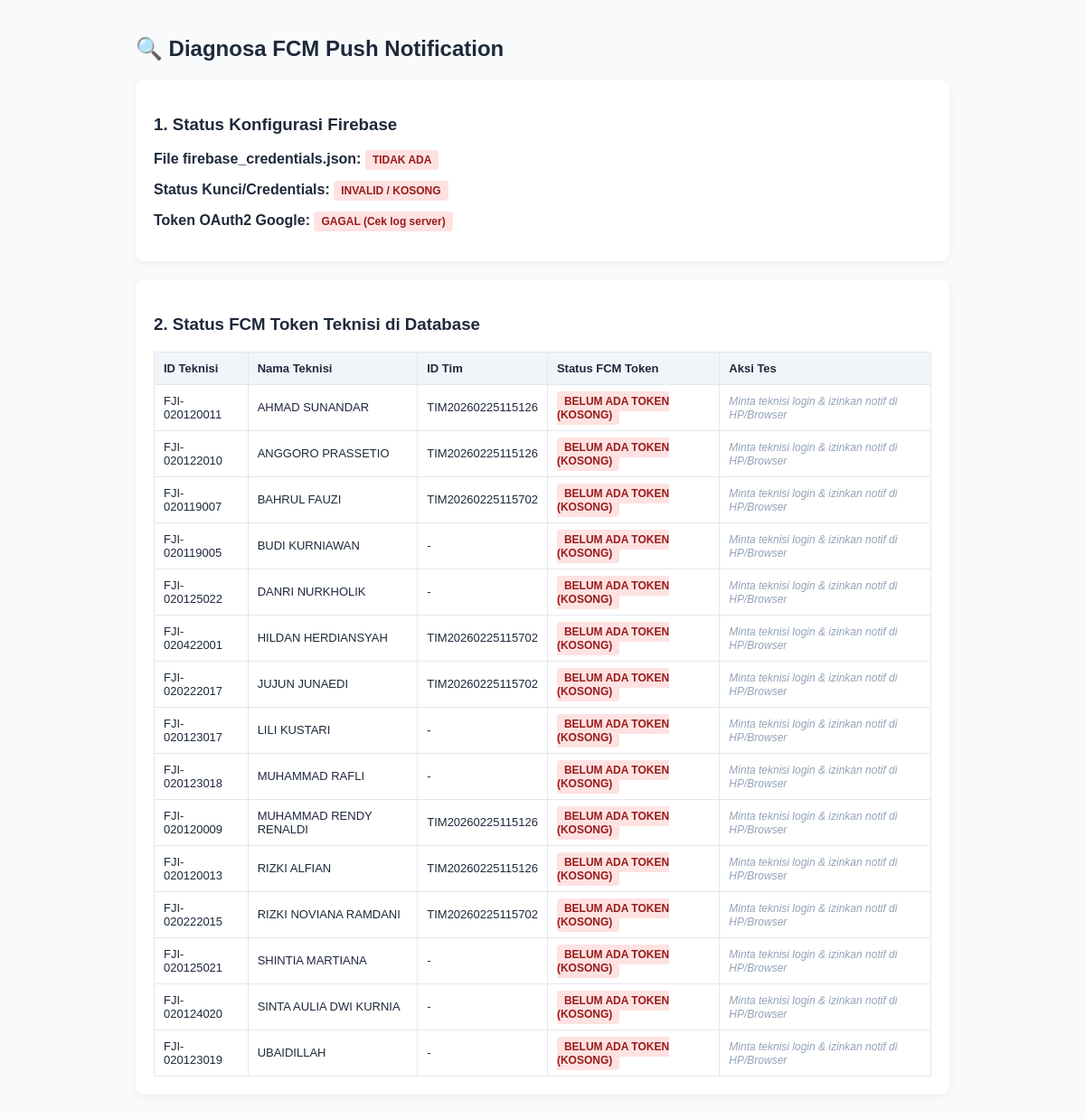
Page /pages/schedule/check_fcm_status.php on the committed database.
### tables this page shows
CREATE TABLE `technician` (
  `tech_key` int NOT NULL,
  `tech_id` varchar(100) NOT NULL,
  `name` varchar(200) NOT NULL,
  `phone` varchar(200) NOT NULL,
  `username` varchar(200) NOT NULL,
  `tim_id` varchar(200) DEFAULT NULL,
  `fcm_token` text
);

### pages/schedule/check_fcm_status.php (the view, shortened to what this page needs)
<?php
require_once __DIR__ . "/../../helper/fcm_helper.php";
$credFile = __DIR__ . "/../../includes/firebase_credentials.json";
$credExists = file_exists($credFile);
$credValid = false;
$projectId = '-';
$tokenError = null;
$oauthToken = null;
$stmt = $pdo->query("SELECT tech_id, name, tim_id, fcm_token FROM technician ORDER BY name ASC");
$techs = $stmt->fetchAll(PDO::FETCH_ASSOC);
?>
<!DOCTYPE html>
<html lang="id">
<head>
</head>
<body>
<h2>🔍 Diagnosa FCM Push Notification</h2>
<div class="card">
    <h3>1. Status Konfigurasi Firebase</h3>
    <p><strong>File firebase_credentials.json:</strong>
        <?= $credExists ? '<span class="badge badge-success">ADA</span>' : '<span class="badge badge-danger">TIDAK ADA</span>' ?>
    </p>
    <p><strong>Status Kunci/Credentials:</strong>
        <?= $credValid ? '<span class="badge badge-success">VALID</span> (Project ID: '.htmlspecialchars($projectId).')' : '<span class="badge badge-danger">INVALID / KOSONG</span>' ?>
    </p>
    <p><strong>Token OAuth2 Google:</strong>
        <?= $oauthToken ? '<span class="badge badge-success">BERHASIL DITERIMA</span>' : '<span class="badge badge-danger">GAGAL (' . htmlspecialchars($tokenError ?: 'Cek log server') . ')</span>' ?>
    </p>
</div>
<div class="card">
    <h3>2. Status FCM Token Teknisi di Database</h3>
    <table>
        <thead>
            <tr>
                <th>ID Teknisi</th>
                <th>Nama Teknisi</th>
                <th>ID Tim</th>
                <th>Status FCM Token</th>
                <th>Aksi Tes</th>
            </tr>
        </thead>
        <tbody>
        <?php foreach ($techs as $t): ?>
            <tr>
                <td><?= htmlspecialchars($t['tech_id']) ?></td>
                <td><?= htmlspecialchars($t['name']) ?></td>
                <td><?= htmlspecialchars($t['tim_id'] ?: '-') ?></td>
                <td>
                    <?php if (!empty($t['fcm_token'])): ?>
                        <span class="badge badge-success">TERSEDIA (<?= strlen($t['fcm_token']) ?> karakter)</span>
                    <?php else: ?>
                        <span class="badge badge-danger">BELUM ADA TOKEN (KOSONG)</span>
                    <?php endif; ?>
                </td>
                <td>
                    <?php if (!empty($t['fcm_token'])): ?>
                        <form method="post" style="margin:0;">
                            <input type="hidden" name="test_tech_id" value="<?= htmlspecialchars($t['tech_id']) ?>">
                            <button type="submit">🚀 Kirim Tes Push</button>
                        </form>
                    <?php else: ?>
                        <em style="color:#94a3b8; font-size:12px;">Minta teknisi login & izinkan notif di HP/Browser</em>
                    <?php endif; ?>
                </td>
            </tr>
        <?php endforeach; ?>
        </tbody>
    </table>
</div>
</body>
</html>

### pages/schedule/check_fcm_status.php (style rules this page uses)
body { font-family: sans-serif; padding: 20px; background: #f8fafc; color: #1e293b; max-width: 900px; margin: 0 auto; }
.card { background: #fff; padding: 20px; border-radius: 10px; margin-bottom: 20px; box-shadow: 0 2px 8px rgba(0,0,0,0.06); }
.badge { padding: 4px 8px; border-radius: 4px; font-weight: bold; font-size: 12px; }
.badge-danger { background: #fee2e2; color: #991b1b; }
table { width: 100%; border-collapse: collapse; margin-top: 10px; }
th, td { padding: 10px; border: 1px solid #e2e8f0; text-align: left; font-size: 13px; }
th { background: #f1f5f9; }

### rows in the picture
technician: tech "FJI-020120011", name "AHMAD SUNANDAR", tim "TIM20260225115126", shows "BELUM ADA TOKEN (KOSONG)", shows "Minta teknisi login & izinkan notif di HP/Browser"
technician: tech "FJI-020122010", name "ANGGORO PRASSETIO", tim "TIM20260225115126", shows "BELUM ADA TOKEN (KOSONG)", shows "Minta teknisi login & izinkan notif di HP/Browser"
technician: tech "FJI-020119007", name "BAHRUL FAUZI", tim "TIM20260225115702", shows "BELUM ADA TOKEN (KOSONG)", shows "Minta teknisi login & izinkan notif di HP/Browser"
technician: tech "FJI-020119005", name "BUDI KURNIAWAN", tim "-", shows "BELUM ADA TOKEN (KOSONG)", shows "Minta teknisi login & izinkan notif di HP/Browser"
technician: tech "FJI-020125022", name "DANRI NURKHOLIK", tim "-", shows "BELUM ADA TOKEN (KOSONG)", shows "Minta teknisi login & izinkan notif di HP/Browser"
technician: tech "FJI-020422001", name "HILDAN HERDIANSYAH", tim "TIM20260225115702", shows "BELUM ADA TOKEN (KOSONG)", shows "Minta teknisi login & izinkan notif di HP/Browser"
technician: tech "FJI-020222017", name "JUJUN JUNAEDI", tim "TIM20260225115702", shows "BELUM ADA TOKEN (KOSONG)", shows "Minta teknisi login & izinkan notif di HP/Browser"
technician: tech "FJI-020123017", name "LILI KUSTARI", tim "-", shows "BELUM ADA TOKEN (KOSONG)", shows "Minta teknisi login & izinkan notif di HP/Browser"
technician: tech "FJI-020123018", name "MUHAMMAD RAFLI", tim "-", shows "BELUM ADA TOKEN (KOSONG)", shows "Minta teknisi login & izinkan notif di HP/Browser"
technician: tech "FJI-020120009", name "MUHAMMAD RENDY RENALDI", tim "TIM20260225115126", shows "BELUM ADA TOKEN (KOSONG)", shows "Minta teknisi login & izinkan notif di HP/Browser"
technician: tech "FJI-020120013", name "RIZKI ALFIAN", tim "TIM20260225115126", shows "BELUM ADA TOKEN (KOSONG)", shows "Minta teknisi login & izinkan notif di HP/Browser"
technician: tech "FJI-020222015", name "RIZKI NOVIANA RAMDANI", tim "TIM20260225115702", shows "BELUM ADA TOKEN (KOSONG)", shows "Minta teknisi login & izinkan notif di HP/Browser"
technician: tech "FJI-020125021", name "SHINTIA MARTIANA", tim "-", shows "BELUM ADA TOKEN (KOSONG)", shows "Minta teknisi login & izinkan notif di HP/Browser"
technician: tech "FJI-020124020", name "SINTA AULIA DWI KURNIA", tim "-", shows "BELUM ADA TOKEN (KOSONG)", shows "Minta teknisi login & izinkan notif di HP/Browser"
technician: tech "FJI-020123019", name "UBAIDILLAH", tim "-", shows "BELUM ADA TOKEN (KOSONG)", shows "Minta teknisi login & izinkan notif di HP/Browser"

### other values in the picture
$tokenError ?: 'Cek log server' "Cek log server"
